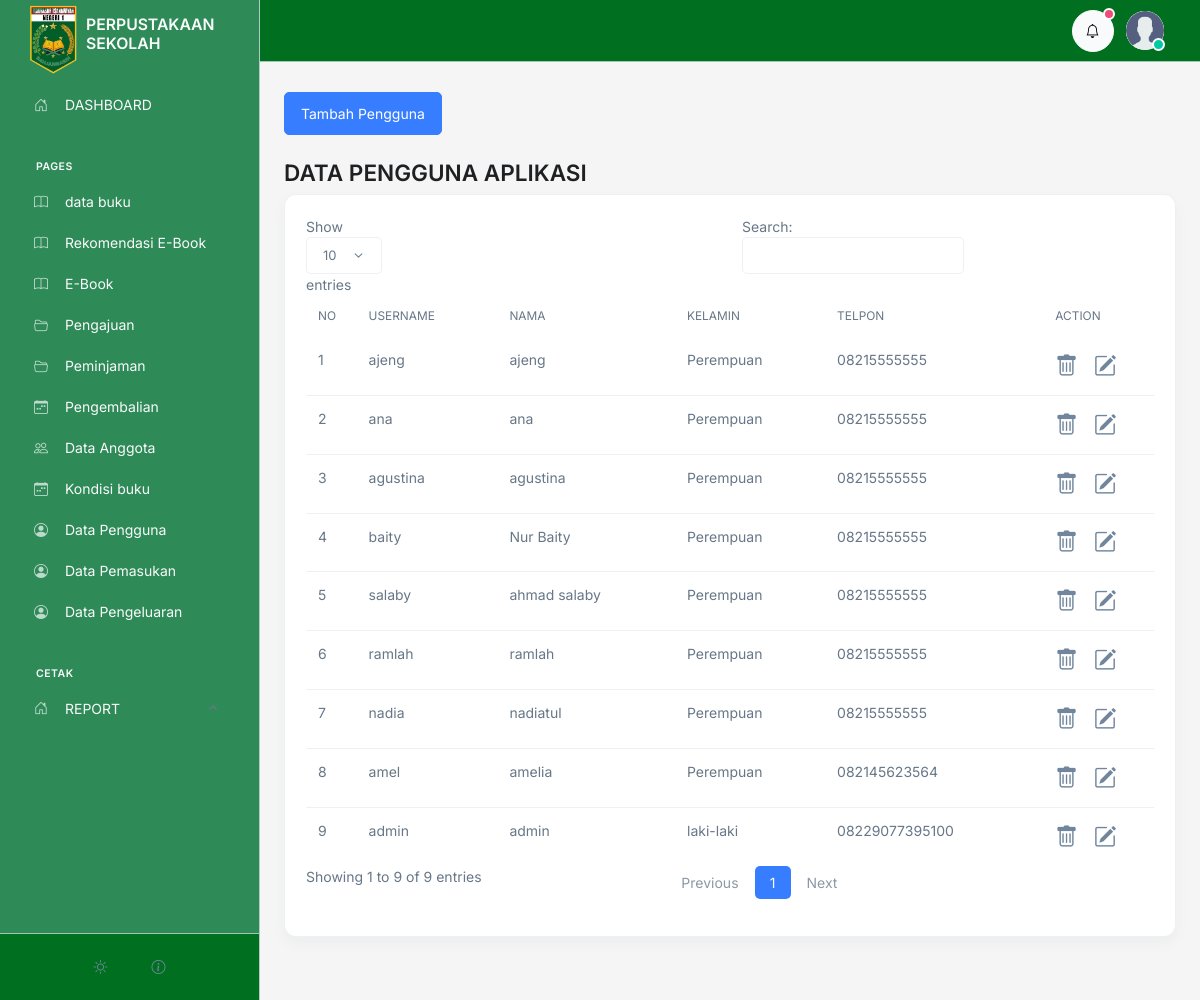
Screenshot of /admin/pengguna/index.php (signed in) with the database file from the repository.
### tables this page shows
CREATE TABLE `user` (
  `id` int(11) NOT NULL,
  `nama` varchar(100) NOT NULL,
  `kelamin` varchar(20) NOT NULL,
  `telpon` varchar(15) NOT NULL,
  `email` varchar(100) NOT NULL,
  `username` varchar(100) NOT NULL,
  `password` text NOT NULL,
  `is_admin` tinyint(1) NOT NULL DEFAULT 0
);

### admin/controller.php (called while the page is built, shortened)
<?php
$conn = mysqli_connect('localhost', 'root', '', 'perpustakaan');
function all($table)
{
   $query = "SELECT * FROM $table ORDER BY id DESC";
   global $conn;
   $rows = [];
   $result = mysqli_query($conn, $query);
   while ($row = mysqli_fetch_assoc($result)) {
      $rows[] = $row;
   }
   return $rows;
}
function show($table, $id)
{
   $query = "SELECT * FROM $table WHERE id='$id'";
   global $conn;
   $rows = [];
   $result = mysqli_query($conn, $query);
   while ($row = mysqli_fetch_assoc($result)) {
      $rows[] = $row;
   }
   return $rows[0];
}

### admin/pengguna/index.php (the view)
<?php include '../controller.php';
include '../template/header.php';
$user = all("user");
$no = 1;
?>
<div class="container">
   <div class="d-flex gap-2">
      <a href="tambah.php" class="btn btn-primary my-4">Tambah Pengguna</a>
   </div>
   <h1>DATA PENGGUNA APLIKASI</h1>
   <div class="card">
      <div class="card-body">
         <table class="table" >
            <thead>
               <tr>
                  <th>No</th>
                  <th>USERNAME</th>
                  <th>NAMA</th>
                  <th>KELAMIN</th>
                  <th>TELPON</th>
                  <th>Action</th>
               </tr>
            </thead>
            <tbody>
               <?php foreach ($user as $value) : ?>
                  <tr>
                     <td><?= $no++; ?></td>
                     <td><?= $value['username']; ?></td>
                     <td><?= $value['nama']; ?></td>
                     <td><?= $value['kelamin']; ?></td>
                     <td><?= $value['telpon']; ?></td>
                     <td>
                        <div class="d-flex gap-3">
                           <a href="delete.php?id=<?= $value['id'] ?>" onclick="return confirm('are you sure ?')" class=" fs-1 text-secondary">
                              <i class="bi bi-trash"></i>
                           </a>
                           <a href="edit.php?id=<?= $value['id'] ?>" class="fs-1 text-secondary">
                              <i class="bi bi-pencil-square"></i>
                           </a>
                        </div>
                     </td>
                  </tr>
               <?php endforeach  ?>
            </tbody>
         </table>
      </div>
   </div>
</div>
<?php include '../template/footer.php'  ?>

### admin/template/header.php (style rules this page uses)
* { transition: unset !important; }
body { opacity: 0; }

### rows the page displays
user: username "ajeng", nama "ajeng", kelamin "Perempuan", telpon "08215555555"
user: username "ana", nama "ana", kelamin "Perempuan", telpon "08215555555"
user: username "agustina", nama "agustina", kelamin "Perempuan", telpon "08215555555"
user: username "baity", nama "Nur Baity", kelamin "Perempuan", telpon "08215555555"
user: username "salaby", nama "ahmad salaby", kelamin "Perempuan", telpon "08215555555"
user: username "ramlah", nama "ramlah", kelamin "Perempuan", telpon "08215555555"
user: username "nadia", nama "nadiatul", kelamin "Perempuan", telpon "08215555555"
user: username "amel", nama "amelia", kelamin "Perempuan", telpon "082145623564"
user: username "admin", nama "admin", kelamin "laki-laki", telpon "08229077395100"
